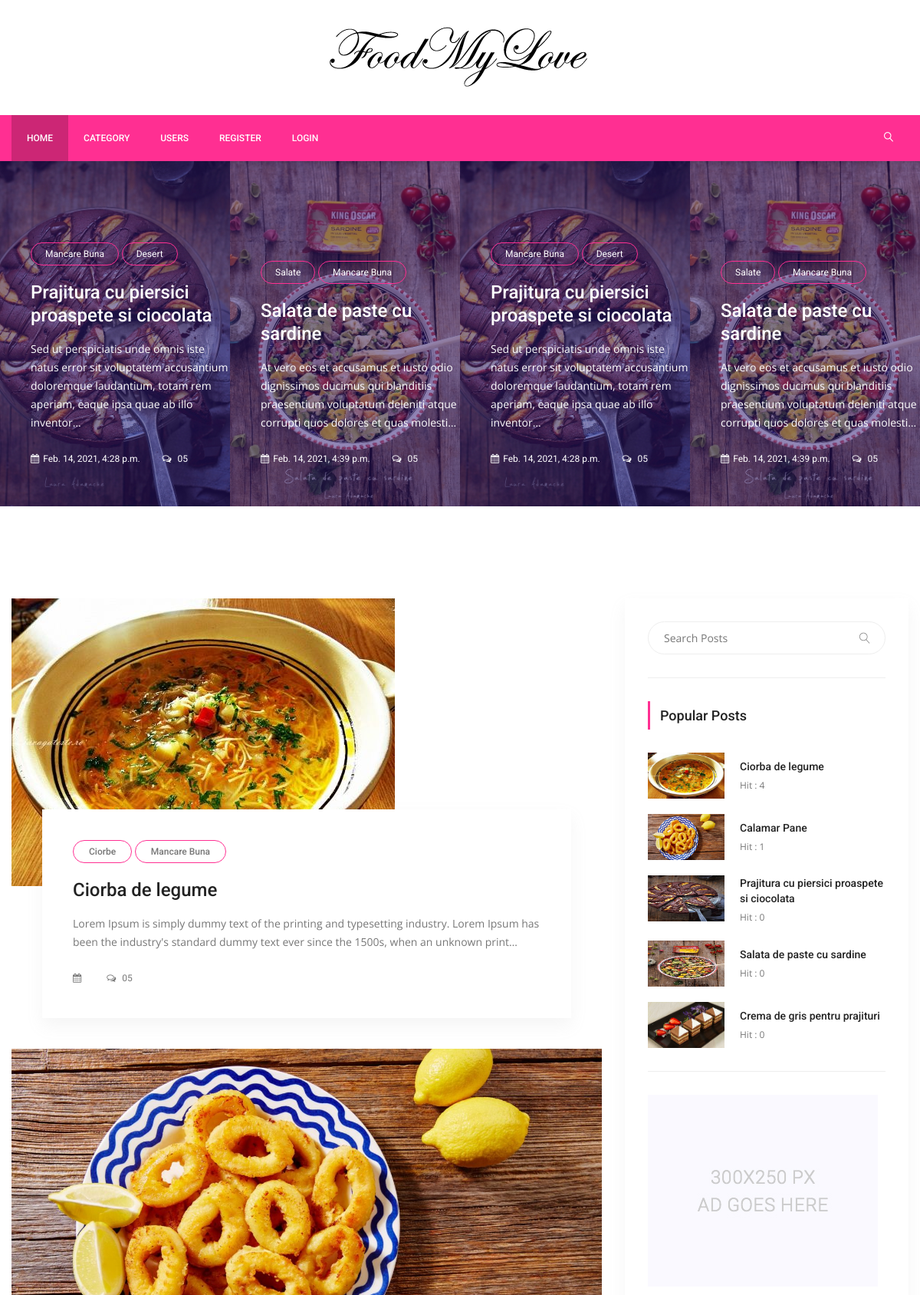
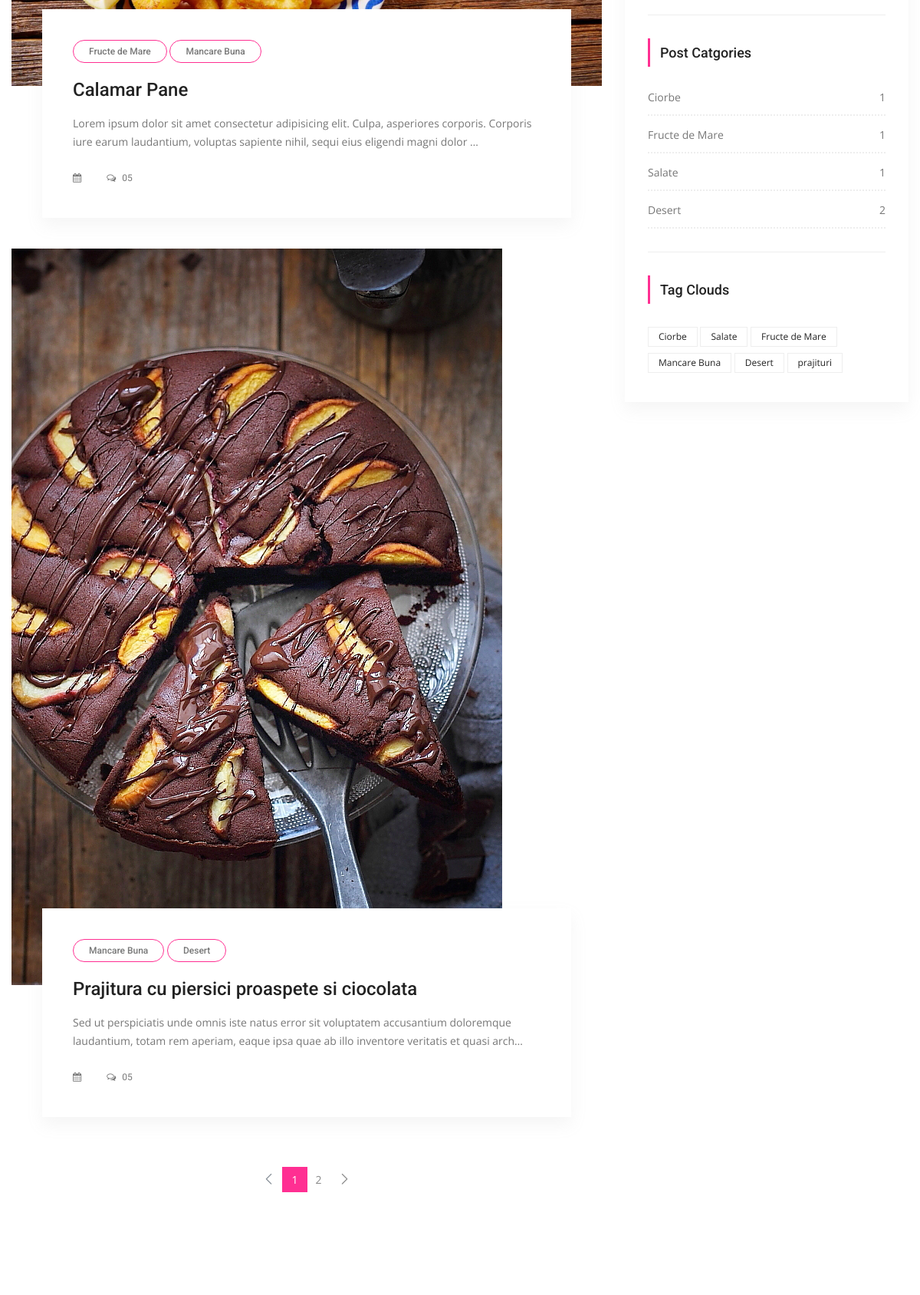
/ (upper part), run on an earlier commit of the app's database (2 pictures, top to bottom).
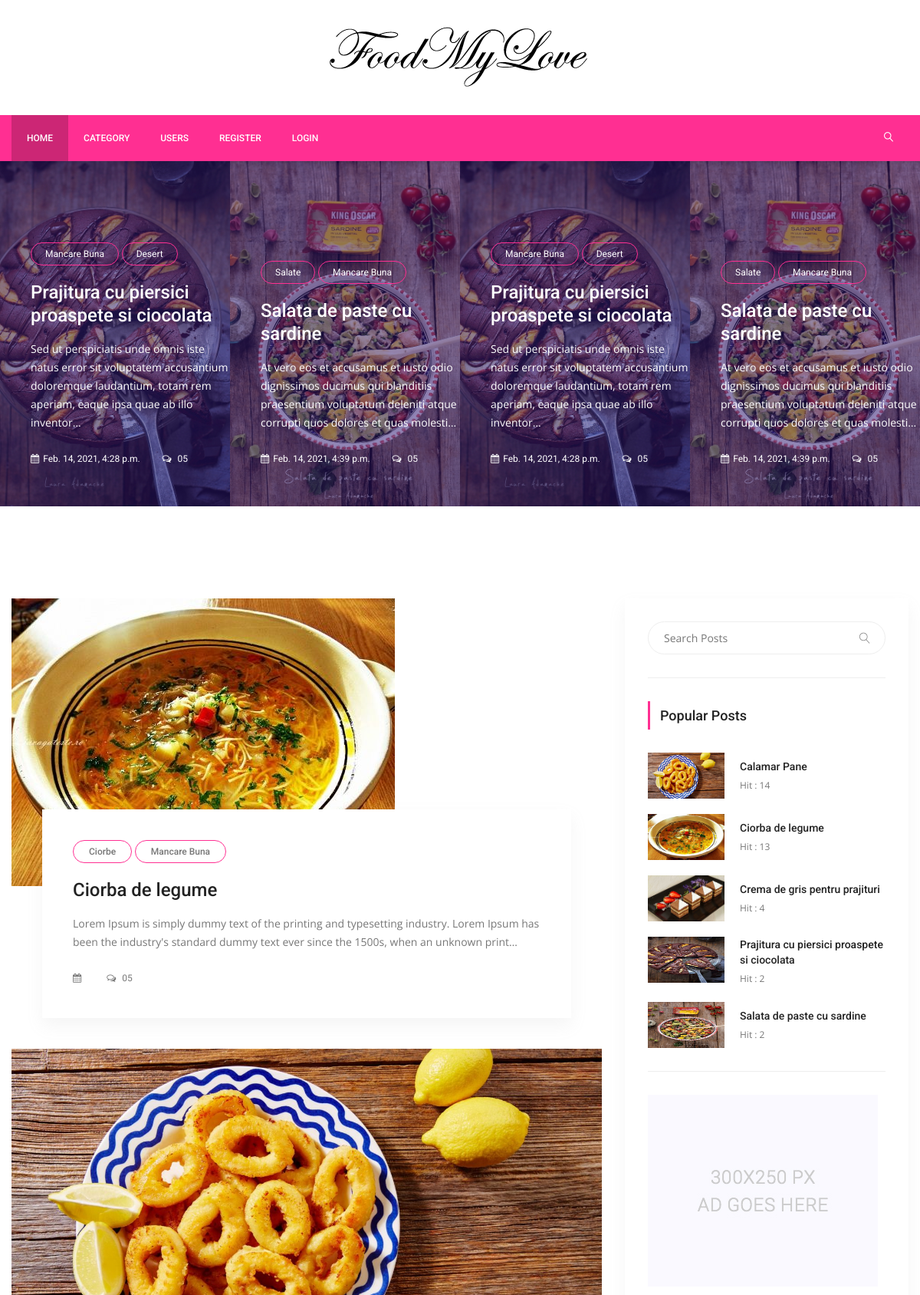
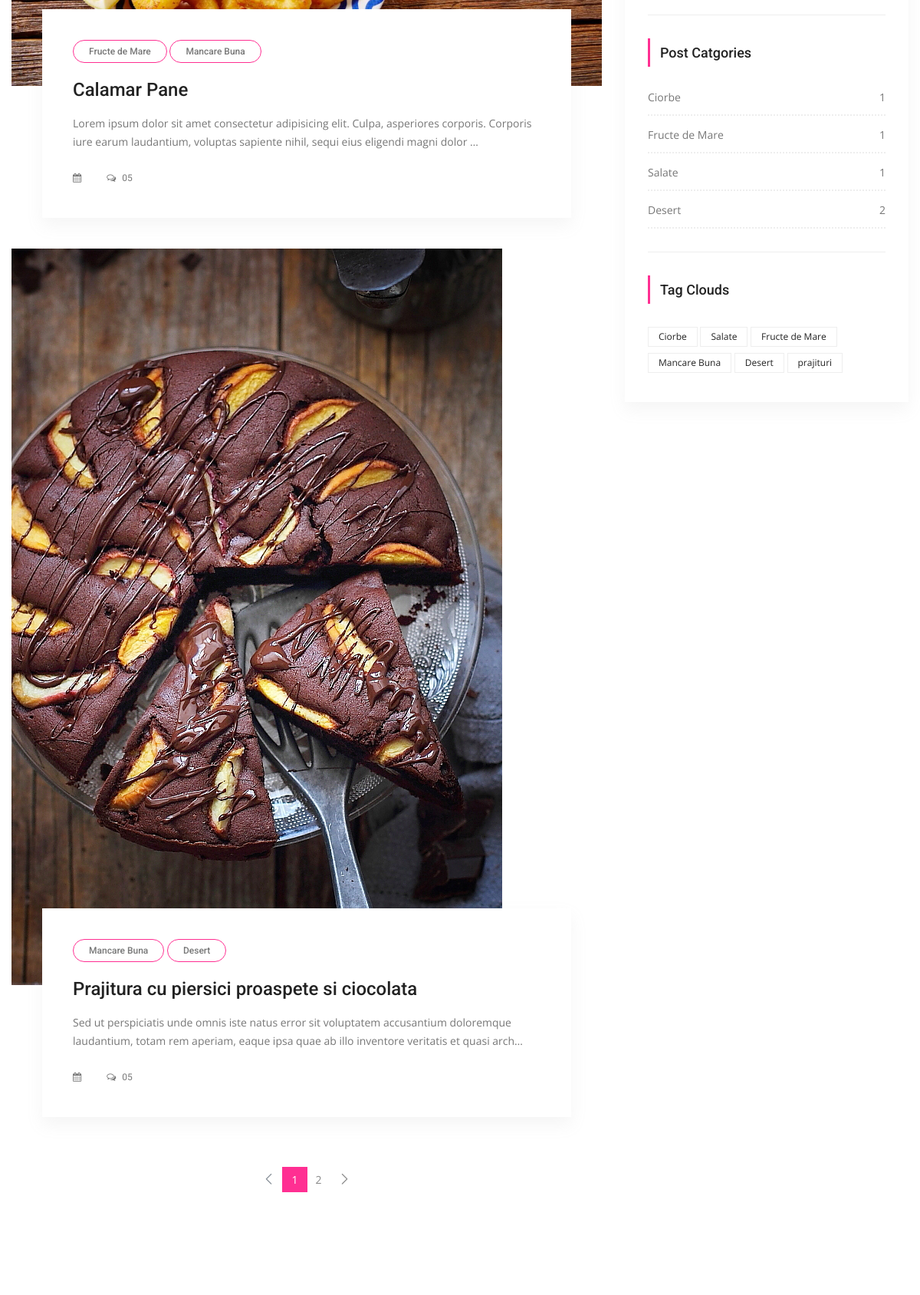
And on a later commit of the database (2 pictures, top to bottom).
### posts/models.py (models this page shows, shortened)
class Post(models.Model):
    title = models.CharField(max_length=150)
    content = models.TextField()
    publishing_date = models.DateTimeField(auto_now=True)
    image = models.ImageField(blank=True, null=True, upload_to='uploads/')
    user = models.ForeignKey(settings.AUTH_USER_MODEL,
                             on_delete=models.CASCADE)
    slug = models.SlugField(default='slug', editable=False)
    category = models.ForeignKey(Category,
                                 on_delete=models.CASCADE,
                                 default=1,
                                 related_name='posts')
    tag = models.ManyToManyField(Tag, related_name='posts', blank=True)
    slider_post = models.BooleanField(default=False)
    hit = models.PositiveIntegerField(default=0)

class Tag(models.Model):
    title = models.CharField(max_length=50)
    slug = models.SlugField(editable=False)
    def __str__(self):
        return self.title

class Category(models.Model):
    title = models.CharField(max_length=150)
    slug = models.SlugField(editable=False)
    def post_count(self):
        return self.posts.all().count()

### posts/views.py (the view)
# urls.py: path('', IndexView.as_view(), name='index'),
class IndexView(ListView):
    template_name = 'posts/index.html'
    model = Post
    context_object_name = 'posts'
    paginate_by = 3
    def get_context_data(self, *, object_list=None, **kwargs):
        context = super(IndexView, self).get_context_data(**kwargs)
        context['slider_posts'] = Post.objects.all().filter(slider_post=True)
        return context

### posts/templatetags/custom_tags.py (called while the page is built)
@register.simple_tag(name='categories')
def all_categories():
    return Category.objects.all()

@register.simple_tag(name='tags')
def all_tags():
    return Tag.objects.all()

@register.simple_tag(name='hit_posts')
def hit_posts():
    return Post.objects.order_by('-hit')[:5]

### templates/posts/index.html (shortened to what the changed rows need)
{% extends 'base.html' %}
{% load static %}
{% block content %}
        <section class="post_slider_area">
			<div class="post_slider_inner owl-carousel">
				{% for post in slider_posts %}
				<div class="item">
					<div class="post_s_item">
						<div class="post_img">
							<img src="{{ post.image.url }}" alt="">
						</div>
						<div class="post_text">
							{% for tag in post.tag.all %}
							<a class="cat" href="{% url 'tag_detail' tag.slug %}">{{ tag.title }}</a>
							{% endfor %}
							<a href={% url 'detail' pk=post.pk slug=post.slug %}><h4>{{ post.title }}</h4></a>
							<p>{{ post.content | truncatechars:150}}</p>
							<div class="date">
								<a href="#"><i class="fa fa-calendar" aria-hidden="true"></i>{{ post.publishing_date }}</a>
								<a href="#"><i class="fa fa-comments-o" aria-hidden="true"></i> 05</a>
							</div>
						</div>
					</div>
				</div>
				{% endfor %}
			</div>
        </section>
        <section class="blog_area p_120">
            <div class="container">
                <div class="row">
                    <div class="col-lg-8">
                        <div class="blog_left_sidebar">
                            {% for post in posts %}
                            <article class="blog_style1">
                            	<div class="blog_img">
                            		<img class="img-fluid" src="{{ post.image.url }}"alt="">
                            	</div>
                            	<div class="blog_text">
									<div class="blog_text_inner">
										{% for tag in post.tag.all %}
										<a class="cat" href="{% url 'tag_detail' tag.slug %}">{{ tag.title }}</a>
										{% endfor %}
										<a href="{% url 'detail' pk=post.pk slug=post.slug %}"><h4>{{ post.title }}</h4></a>
										<p>{{ post.content | truncatechars:175 }}</p>
										<div class="date">
											<a href="#"><i class="fa fa-calendar" aria-hidden="true"></i> {{ post.publishingdates }}</a>
											<a href="#"><i class="fa fa-comments-o" aria-hidden="true"></i> 05</a>
										</div>
									</div>
                            	</div>
                            </article>
                            {% endfor %}
							{% if is_paginated %}
                            <nav class="blog-pagination justify-content-center d-flex">
		                        <ul class="pagination">
									{% for i in paginator.page_range %}
									{% if page_obj.number == i %}
		                            <li class="page-item active"><a href="#" class="page-link">{{ i }}</a></li>
									{% else %}
		                            <li class="page-item"><a href="?page={{ i }}" class="page-link">{{ i }}</a></li>
		                            {% endif %}
									{% endfor %}
		                        </ul>
		                    </nav>
							{% endif %}
                        </div>
                    </div>
                    {% include 'right_side.html' %}
                </div>
            </div>
        </section>
{% endblock %}

### templates/right_side.html
{% load static %}
{% load custom_tags %}
 <div class="col-lg-4">
    <div class="blog_right_sidebar">
        <aside class="single_sidebar_widget search_widget">
            <form action="{% url 'search' %}" method="GET">
                <div class="input-group">
                    <input type="text" class="form-control" placeholder="Search Posts" name='q'>
                    <span class="input-group-btn">
                        <button class="btn btn-default" type="button"><i class="lnr lnr-magnifier"></i></button>
                    </span>
                </div>
            </form>
            <div class="br"></div>
        </aside>
        <aside class="single_sidebar_widget popular_post_widget">
            <h3 class="widget_title">Popular Posts</h3>
            {% hit_posts as posts %}
            {% for post in posts %}
            <div class="media post_item">
                <img src="{{ post.image.url }}" alt="post" style="width: 100px; height: 60px;">
                <div class="media-body">
                    <a href="{% url 'detail' post.pk post.slug %}"><h3>{{ post.title }}</h3></a>
                    <p>Hit : {{ post.hit }}</p>
                </div>
            </div>
            {% endfor %}
            <div class="br"></div>
        </aside>
        <aside class="single_sidebar_widget">
            <a href="#"><img class="img-fluid" src="{% static "img/blog/add.jpg" %}" alt=""></a>
            <div class="br"></div>
        </aside>
        <aside class="single_sidebar_widget post_category_widget">
            <h4 class="widget_title">Post Catgories</h4>
            <ul class="list cat-list">
                {% categories as categories %}
                {% for category in categories %}
                <li>
                    <a href="{% url 'category_detail' pk=category.id slug=category.slug %}" class="d-flex justify-content-between">
                        <p>{{ category.title }}</p>
                        <p>{{ category.post_count }}</p>
                    </a>
                </li>
                {% endfor %}
            </ul>
            <div class="br"></div>
        </aside>
        <aside class="single-sidebar-widget tag_cloud_widget">
            <h4 class="widget_title">Tag Clouds</h4>
            <ul class="list">
                {% tags as labels %}
                {% for label in labels %}
                <li><a href="{% url 'tag_detail' label.slug %}">{{ label }}</a></li>
                {% endfor %}
            </ul>
        </aside>
    </div>
</div>

What changed in the data, as far as the page shows it:
changed Post "Prajitura cu piersici proaspete si ciocolata": hit "0" → "2"
changed Post "Salata de paste cu sardine": hit "0" → "2"
changed Post "Ciorba de legume": hit "4" → "13"
changed Post "Calamar Pane": hit "1" → "14"; moves up the list
changed Post "Crema de gris pentru prajituri": hit "0" → "4"; moves up the list
